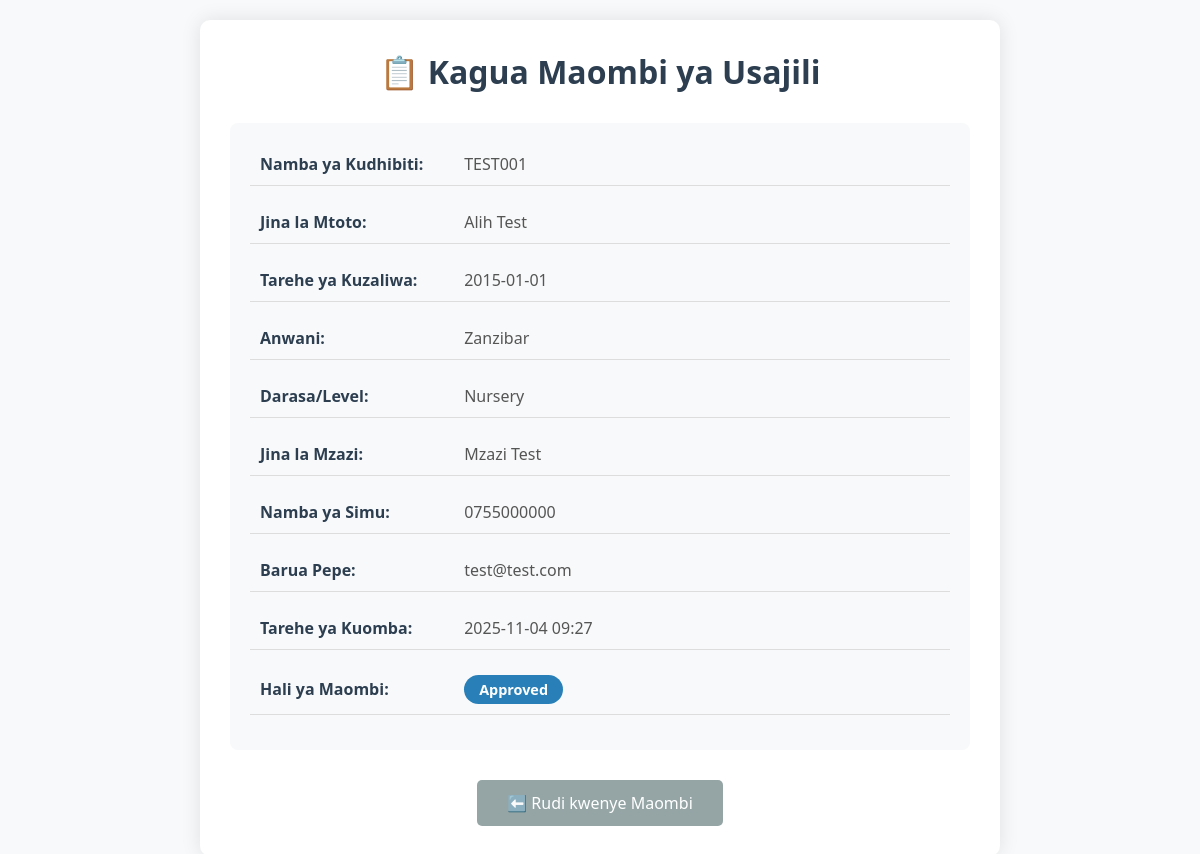
/review_application/1 (signed in), run on an earlier commit of the app's database.
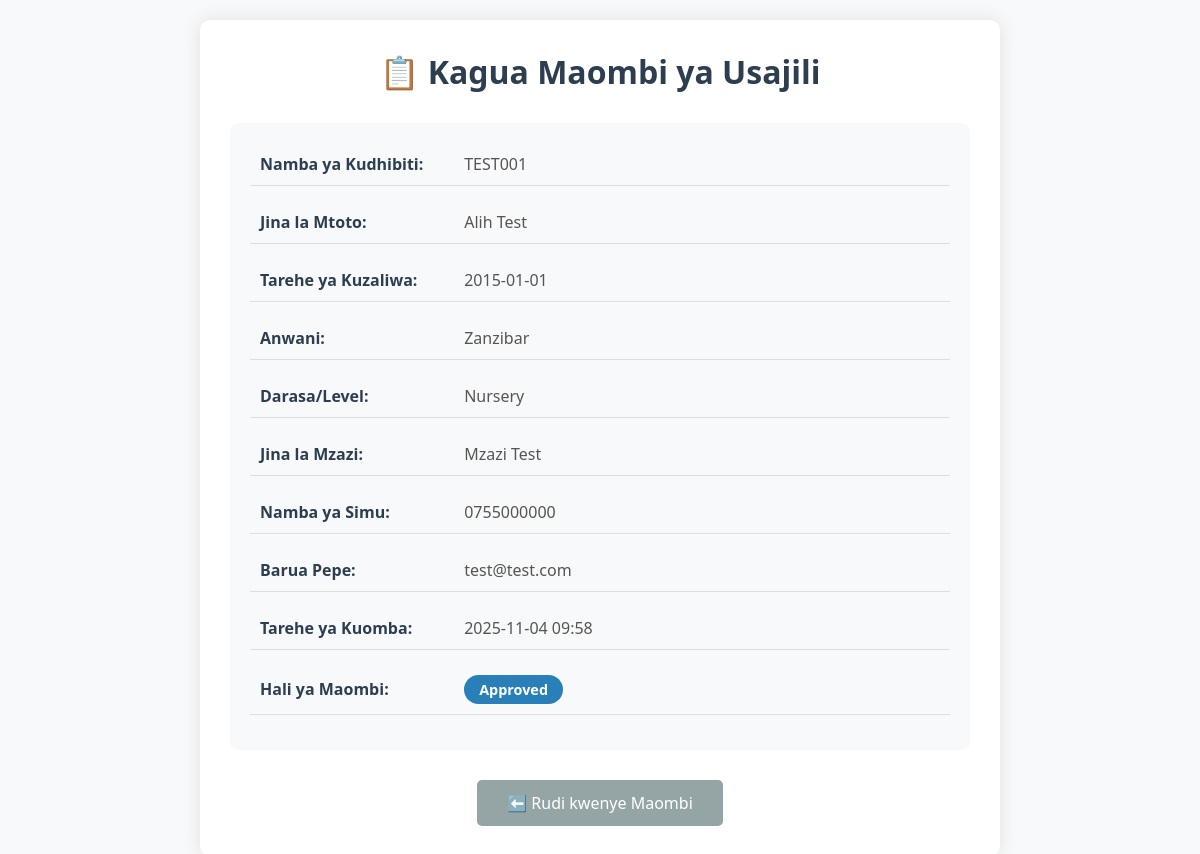
And on a later commit of the database.
### app.py (models this page shows)
class Application(db.Model):
    id = db.Column(db.Integer, primary_key=True)
    student_name = db.Column(db.String(100), nullable=False)
    birth_date = db.Column(db.String(50))
    address = db.Column(db.String(200))
    level = db.Column(db.String(10), nullable=False)
    parent_name = db.Column(db.String(100))
    parent_phone = db.Column(db.String(20))
    parent_email = db.Column(db.String(100))
    date_applied = db.Column(db.DateTime, default=datetime.utcnow)
    status = db.Column(db.String(20), default="Pending")
    control_number = db.Column(db.String(50))
    payment_proof = db.Column(db.String(300))
    notes = db.Column(db.Text)

### app.py (the view)
@app.route('/review_application/<int:app_id>')
def review_application(app_id):
    if not session.get('secretary_logged_in'):
        return redirect(url_for('secretary_login'))
    try:
        application = Application.query.get_or_404(app_id)
        return render_template('review_application.html', application=application)
    except Exception as e:
        print(f"❌ Error in review_application: {e}")
        flash('Hitilafu imetokea wakati wa kukagua maombi.', 'error')
        return redirect(url_for('secretary_applications'))

### templates/review_application.html (shortened to what the changed rows need)
<!DOCTYPE html>
<html lang="sw">
<head>
</head>
<body>
    <div class="container">
        <h1>📋 Kagua Maombi ya Usajili</h1>
        <div class="application-details">
            <div class="detail-group">
                <span class="detail-label">Namba ya Kudhibiti:</span>
                <span class="detail-value">{{ application.control_number }}</span>
            </div>
            <div class="detail-group">
                <span class="detail-label">Jina la Mtoto:</span>
                <span class="detail-value">{{ application.student_name }}</span>
            </div>
            <div class="detail-group">
                <span class="detail-label">Tarehe ya Kuzaliwa:</span>
                <span class="detail-value">{{ application.birth_date }}</span>
            </div>
            <div class="detail-group">
                <span class="detail-label">Anwani:</span>
                <span class="detail-value">{{ application.address }}</span>
            </div>
            <div class="detail-group">
                <span class="detail-label">Jina la Mzazi:</span>
                <span class="detail-value">{{ application.parent_name }}</span>
            </div>
            <div class="detail-group">
                <span class="detail-label">Namba ya Simu:</span>
                <span class="detail-value">{{ application.parent_phone }}</span>
            </div>
            <div class="detail-group">
                <span class="detail-label">Barua Pepe:</span>
                <span class="detail-value">{{ application.parent_email or "Haijawekwa" }}</span>
            </div>
            <div class="detail-group">
                <span class="detail-label">Tarehe ya Kuomba:</span>
                <span class="detail-value">{{ application.date_applied.strftime('%Y-%m-%d %H:%M') }}</span>
            </div>
            <div class="detail-group">
                <span class="detail-value">
                    <span class="status-badge
                        {% if application.status == 'Pending' %}status-pending
                        {% elif application.status == 'Completed' %}status-completed
                        {% elif application.status == 'Approved' %}status-approved
                        {% elif application.status == 'Rejected' %}status-rejected
                        {% endif %}">
                        {{ application.status }}
                    </span>
                </span>
            </div>
        </div>
    </div>
</body>
</html>

What changed in the data, as far as the page shows it:
changed Application "TEST001": date_applied "2025-11-04 09:27" → "2025-11-04 09:58"
